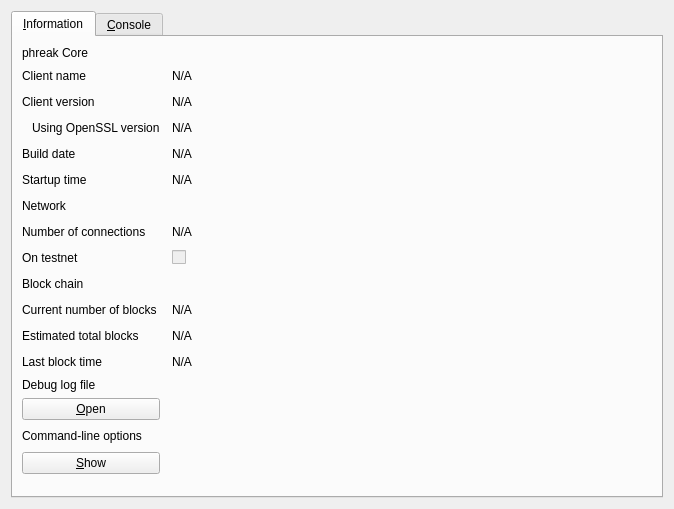
<?xml version="1.0" encoding="UTF-8"?>
<ui version="4.0">
 <class>RPCConsole</class>
 <widget class="QDialog" name="RPCConsole">
  <property name="geometry">
   <rect>
    <x>0</x>
    <y>0</y>
    <width>674</width>
    <height>509</height>
   </rect>
  </property>
  <property name="windowTitle">
   <string>phreak - Debug window</string>
  </property>
  <layout class="QVBoxLayout" name="verticalLayout_2">
   <item>
    <widget class="QTabWidget" name="tabWidget">
     <property name="currentIndex">
      <number>0</number>
     </property>
     <widget class="QWidget" name="tab_info">
      <attribute name="title">
       <string>&amp;Information</string>
      </attribute>
      <layout class="QGridLayout" name="gridLayout" columnstretch="0,1,0,0">
       <property name="horizontalSpacing">
        <number>12</number>
       </property>
       <item row="12" column="0">
        <widget class="QLabel" name="label_2">
         <property name="text">
          <string>Last block time</string>
         </property>
        </widget>
       </item>
       <item row="9" column="0">
        <widget class="QLabel" name="label_10">
         <property name="font">
          <font>
           <weight>50</weight>
           <bold>false</bold>
          </font>
         </property>
         <property name="text">
          <string>Block chain</string>
         </property>
        </widget>
       </item>
       <item row="8" column="1">
        <widget class="QCheckBox" name="isTestNet">
         <property name="enabled">
          <bool>false</bool>
         </property>
         <property name="text">
          <string/>
         </property>
        </widget>
       </item>
       <item row="11" column="1">
        <widget class="QLabel" name="totalBlocks">
         <property name="cursor">
          <cursorShape>IBeamCursor</cursorShape>
         </property>
         <property name="text">
          <string>N/A</string>
         </property>
         <property name="textFormat">
          <enum>Qt::PlainText</enum>
         </property>
         <property name="textInteractionFlags">
          <set>Qt::LinksAccessibleByMouse|Qt::TextSelectableByKeyboard|Qt::TextSelectableByMouse</set>
         </property>
        </widget>
       </item>
       <item row="10" column="0">
        <widget class="QLabel" name="label_3">
         <property name="text">
          <string>Current number of blocks</string>
         </property>
        </widget>
       </item>
       <item row="7" column="1">
        <widget class="QLabel" name="numberOfConnections">
         <property name="cursor">
          <cursorShape>IBeamCursor</cursorShape>
         </property>
         <property name="text">
          <string>N/A</string>
         </property>
         <property name="textFormat">
          <enum>Qt::PlainText</enum>
         </property>
         <property name="textInteractionFlags">
          <set>Qt::LinksAccessibleByMouse|Qt::TextSelectableByKeyboard|Qt::TextSelectableByMouse</set>
         </property>
        </widget>
       </item>
       <item row="7" column="0">
        <widget class="QLabel" name="label_7">
         <property name="text">
          <string>Number of connections</string>
         </property>
        </widget>
       </item>
       <item row="10" column="1">
        <widget class="QLabel" name="numberOfBlocks">
         <property name="cursor">
          <cursorShape>IBeamCursor</cursorShape>
         </property>
         <property name="text">
          <string>N/A</string>
         </property>
         <property name="textFormat">
          <enum>Qt::PlainText</enum>
         </property>
         <property name="textInteractionFlags">
          <set>Qt::LinksAccessibleByMouse|Qt::TextSelectableByKeyboard|Qt::TextSelectableByMouse</set>
         </property>
        </widget>
       </item>
       <item row="8" column="0">
        <widget class="QLabel" name="label_8">
         <property name="text">
          <string>On testnet</string>
         </property>
        </widget>
       </item>
       <item row="11" column="0">
        <widget class="QLabel" name="label_4">
         <property name="text">
          <string>Estimated total blocks</string>
         </property>
        </widget>
       </item>
       <item row="4" column="2">
        <spacer name="horizontalSpacer">
         <property name="orientation">
          <enum>Qt::Horizontal</enum>
         </property>
         <property name="sizeHint" stdset="0">
          <size>
           <width>40</width>
           <height>20</height>
          </size>
         </property>
        </spacer>
       </item>
       <item row="1" column="2">
        <spacer name="horizontalSpacer_2">
         <property name="orientation">
          <enum>Qt::Horizontal</enum>
         </property>
         <property name="sizeHint" stdset="0">
          <size>
           <width>40</width>
           <height>20</height>
          </size>
         </property>
        </spacer>
       </item>
       <item row="2" column="2">
        <spacer name="horizontalSpacer_3">
         <property name="orientation">
          <enum>Qt::Horizontal</enum>
         </property>
         <property name="sizeHint" stdset="0">
          <size>
           <width>40</width>
           <height>20</height>
          </size>
         </property>
        </spacer>
       </item>
       <item row="3" column="2">
        <spacer name="horizontalSpacer_4">
         <property name="orientation">
          <enum>Qt::Horizontal</enum>
         </property>
         <property name="sizeHint" stdset="0">
          <size>
           <width>40</width>
           <height>20</height>
          </size>
         </property>
        </spacer>
       </item>
       <item row="4" column="0">
        <widget class="QLabel" name="label_12">
         <property name="text">
          <string>Build date</string>
         </property>
        </widget>
       </item>
       <item row="3" column="1">
        <widget class="QLabel" name="openSSLVersion">
         <property name="cursor">
          <cursorShape>IBeamCursor</cursorShape>
         </property>
         <property name="text">
          <string>N/A</string>
         </property>
         <property name="textFormat">
          <enum>Qt::PlainText</enum>
         </property>
         <property name="textInteractionFlags">
          <set>Qt::LinksAccessibleByMouse|Qt::TextSelectableByKeyboard|Qt::TextSelectableByMouse</set>
         </property>
        </widget>
       </item>
       <item row="0" column="0">
        <widget class="QLabel" name="label_9">
         <property name="font">
          <font>
           <weight>50</weight>
           <bold>false</bold>
          </font>
         </property>
         <property name="text">
          <string>phreak Core</string>
         </property>
        </widget>
       </item>
       <item row="2" column="0">
        <widget class="QLabel" name="label_6">
         <property name="text">
          <string>Client version</string>
         </property>
        </widget>
       </item>
       <item row="1" column="0">
        <widget class="QLabel" name="label_5">
         <property name="text">
          <string>Client name</string>
         </property>
        </widget>
       </item>
       <item row="3" column="0">
        <widget class="QLabel" name="label_14">
         <property name="text">
          <string>Using OpenSSL version</string>
         </property>
         <property name="indent">
          <number>10</number>
         </property>
        </widget>
       </item>
       <item row="2" column="1">
        <widget class="QLabel" name="clientVersion">
         <property name="cursor">
          <cursorShape>IBeamCursor</cursorShape>
         </property>
         <property name="text">
          <string>N/A</string>
         </property>
         <property name="textFormat">
          <enum>Qt::PlainText</enum>
         </property>
         <property name="textInteractionFlags">
          <set>Qt::LinksAccessibleByMouse|Qt::TextSelectableByKeyboard|Qt::TextSelectableByMouse</set>
         </property>
        </widget>
       </item>
       <item row="1" column="1">
        <widget class="QLabel" name="clientName">
         <property name="cursor">
          <cursorShape>IBeamCursor</cursorShape>
         </property>
         <property name="text">
          <string>N/A</string>
         </property>
         <property name="textFormat">
          <enum>Qt::PlainText</enum>
         </property>
         <property name="textInteractionFlags">
          <set>Qt::LinksAccessibleByMouse|Qt::TextSelectableByKeyboard|Qt::TextSelectableByMouse</set>
         </property>
        </widget>
       </item>
       <item row="4" column="1">
        <widget class="QLabel" name="buildDate">
         <property name="cursor">
          <cursorShape>IBeamCursor</cursorShape>
         </property>
         <property name="text">
          <string>N/A</string>
         </property>
         <property name="textFormat">
          <enum>Qt::PlainText</enum>
         </property>
         <property name="textInteractionFlags">
          <set>Qt::LinksAccessibleByMouse|Qt::TextSelectableByKeyboard|Qt::TextSelectableByMouse</set>
         </property>
        </widget>
       </item>
       <item row="5" column="0">
        <widget class="QLabel" name="label_13">
         <property name="text">
          <string>Startup time</string>
         </property>
        </widget>
       </item>
       <item row="5" column="1">
        <widget class="QLabel" name="startupTime">
         <property name="cursor">
          <cursorShape>IBeamCursor</cursorShape>
         </property>
         <property name="text">
          <string>N/A</string>
         </property>
         <property name="textFormat">
          <enum>Qt::PlainText</enum>
         </property>
         <property name="textInteractionFlags">
          <set>Qt::LinksAccessibleByMouse|Qt::TextSelectableByKeyboard|Qt::TextSelectableByMouse</set>
         </property>
        </widget>
       </item>
       <item row="6" column="0">
        <widget class="QLabel" name="label_11">
         <property name="font">
          <font>
           <weight>50</weight>
           <bold>false</bold>
          </font>
         </property>
         <property name="text">
          <string>Network</string>
         </property>
        </widget>
       </item>
       <item row="6" column="2">
        <spacer name="horizontalSpacer_6">
         <property name="orientation">
          <enum>Qt::Horizontal</enum>
         </property>
         <property name="sizeHint" stdset="0">
          <size>
           <width>40</width>
           <height>20</height>
          </size>
         </property>
        </spacer>
       </item>
       <item row="5" column="2">
        <spacer name="horizontalSpacer_5">
         <property name="orientation">
          <enum>Qt::Horizontal</enum>
         </property>
         <property name="sizeHint" stdset="0">
          <size>
           <width>40</width>
           <height>20</height>
          </size>
         </property>
        </spacer>
       </item>
       <item row="12" column="1">
        <widget class="QLabel" name="lastBlockTime">
         <property name="cursor">
          <cursorShape>IBeamCursor</cursorShape>
         </property>
         <property name="text">
          <string>N/A</string>
         </property>
         <property name="textFormat">
          <enum>Qt::PlainText</enum>
         </property>
         <property name="textInteractionFlags">
          <set>Qt::LinksAccessibleByMouse|Qt::TextSelectableByKeyboard|Qt::TextSelectableByMouse</set>
         </property>
        </widget>
       </item>
       <item row="13" column="0">
        <spacer name="verticalSpacer_2">
         <property name="orientation">
          <enum>Qt::Vertical</enum>
         </property>
         <property name="sizeHint" stdset="0">
          <size>
           <width>20</width>
           <height>20</height>
          </size>
         </property>
        </spacer>
       </item>
       <item row="14" column="0">
        <widget class="QLabel" name="labelDebugLogfile">
         <property name="font">
          <font>
           <weight>50</weight>
           <bold>false</bold>
          </font>
         </property>
         <property name="text">
          <string>Debug log file</string>
         </property>
        </widget>
       </item>
       <item row="15" column="0">
        <widget class="QPushButton" name="openDebugLogfileButton">
         <property name="toolTip">
          <string>Open the phreak debug log file from the current data directory. This can take a few seconds for large log files.</string>
         </property>
         <property name="text">
          <string>&amp;Open</string>
         </property>
         <property name="autoDefault">
          <bool>false</bool>
         </property>
        </widget>
       </item>
       <item row="16" column="0">
        <widget class="QLabel" name="labelCLOptions">
         <property name="font">
          <font>
           <weight>50</weight>
           <bold>false</bold>
          </font>
         </property>
         <property name="text">
          <string>Command-line options</string>
         </property>
        </widget>
       </item>
       <item row="17" column="0">
        <widget class="QPushButton" name="showCLOptionsButton">
         <property name="toolTip">
          <string>Show the phreak-Qt help message to get a list with possible phreak command-line options.</string>
         </property>
         <property name="text">
          <string>&amp;Show</string>
         </property>
         <property name="autoDefault">
          <bool>false</bool>
         </property>
        </widget>
       </item>
       <item row="18" column="0">
        <spacer name="verticalSpacer">
         <property name="orientation">
          <enum>Qt::Vertical</enum>
         </property>
         <property name="sizeHint" stdset="0">
          <size>
           <width>20</width>
           <height>40</height>
          </size>
         </property>
        </spacer>
       </item>
       <item row="8" column="2">
        <spacer name="horizontalSpacer_8">
         <property name="orientation">
          <enum>Qt::Horizontal</enum>
         </property>
         <property name="sizeHint" stdset="0">
          <size>
           <width>40</width>
           <height>20</height>
          </size>
         </property>
        </spacer>
       </item>
       <item row="7" column="2">
        <spacer name="horizontalSpacer_7">
         <property name="orientation">
          <enum>Qt::Horizontal</enum>
         </property>
         <property name="sizeHint" stdset="0">
          <size>
           <width>40</width>
           <height>20</height>
          </size>
         </property>
        </spacer>
       </item>
       <item row="9" column="2">
        <spacer name="horizontalSpacer_9">
         <property name="orientation">
          <enum>Qt::Horizontal</enum>
         </property>
         <property name="sizeHint" stdset="0">
          <size>
           <width>40</width>
           <height>20</height>
          </size>
         </property>
        </spacer>
       </item>
       <item row="10" column="2">
        <spacer name="horizontalSpacer_10">
         <property name="orientation">
          <enum>Qt::Horizontal</enum>
         </property>
         <property name="sizeHint" stdset="0">
          <size>
           <width>40</width>
           <height>20</height>
          </size>
         </property>
        </spacer>
       </item>
       <item row="11" column="2">
        <spacer name="horizontalSpacer_11">
         <property name="orientation">
          <enum>Qt::Horizontal</enum>
         </property>
         <property name="sizeHint" stdset="0">
          <size>
           <width>40</width>
           <height>20</height>
          </size>
         </property>
        </spacer>
       </item>
       <item row="12" column="2">
        <spacer name="horizontalSpacer_12">
         <property name="orientation">
          <enum>Qt::Horizontal</enum>
         </property>
         <property name="sizeHint" stdset="0">
          <size>
           <width>40</width>
           <height>20</height>
          </size>
         </property>
        </spacer>
       </item>
       <item row="15" column="2">
        <spacer name="horizontalSpacer_13">
         <property name="orientation">
          <enum>Qt::Horizontal</enum>
         </property>
         <property name="sizeHint" stdset="0">
          <size>
           <width>40</width>
           <height>20</height>
          </size>
         </property>
        </spacer>
       </item>
       <item row="16" column="2">
        <spacer name="horizontalSpacer_14">
         <property name="orientation">
          <enum>Qt::Horizontal</enum>
         </property>
         <property name="sizeHint" stdset="0">
          <size>
           <width>40</width>
           <height>20</height>
          </size>
         </property>
        </spacer>
       </item>
       <item row="17" column="2">
        <spacer name="horizontalSpacer_15">
         <property name="orientation">
          <enum>Qt::Horizontal</enum>
         </property>
         <property name="sizeHint" stdset="0">
          <size>
           <width>40</width>
           <height>20</height>
          </size>
         </property>
        </spacer>
       </item>
       <item row="15" column="3" rowspan="3">
        <widget class="QLabel" name="label_15">
         <property name="text">
          <string/>
         </property>
         <property name="pixmap">
          <pixmap resource="../bitcoin.qrc">:/images/small_logo</pixmap>
         </property>
         <property name="scaledContents">
          <bool>false</bool>
         </property>
        </widget>
       </item>
      </layout>
     </widget>
     <widget class="QWidget" name="tab_console">
      <attribute name="title">
       <string>&amp;Console</string>
      </attribute>
      <layout class="QVBoxLayout" name="verticalLayout_3">
       <property name="spacing">
        <number>3</number>
       </property>
       <item>
        <widget class="QTextEdit" name="messagesWidget">
         <property name="minimumSize">
          <size>
           <width>0</width>
           <height>100</height>
          </size>
         </property>
         <property name="readOnly">
          <bool>true</bool>
         </property>
         <property name="tabKeyNavigation" stdset="0">
          <bool>false</bool>
         </property>
         <property name="columnCount" stdset="0">
          <number>2</number>
         </property>
        </widget>
       </item>
       <item>
        <layout class="QHBoxLayout" name="horizontalLayout">
         <property name="spacing">
          <number>3</number>
         </property>
         <item>
          <widget class="QLabel" name="label">
           <property name="text">
            <string notr="true">&gt;</string>
           </property>
          </widget>
         </item>
         <item>
          <widget class="QLineEdit" name="lineEdit"/>
         </item>
         <item>
          <widget class="QPushButton" name="clearButton">
           <property name="maximumSize">
            <size>
             <width>24</width>
             <height>24</height>
            </size>
           </property>
           <property name="toolTip">
            <string>Clear console</string>
           </property>
           <property name="text">
            <string/>
           </property>
           <property name="icon">
            <iconset resource="../bitcoin.qrc">
             <normaloff>:/icons/remove</normaloff>:/icons/remove</iconset>
           </property>
           <property name="shortcut">
            <string notr="true">Ctrl+L</string>
           </property>
           <property name="autoDefault">
            <bool>false</bool>
           </property>
          </widget>
         </item>
        </layout>
       </item>
      </layout>
     </widget>
    </widget>
   </item>
  </layout>
 </widget>
 <resources>
  <include location="../bitcoin.qrc"/>
 </resources>
 <connections/>
</ui>
